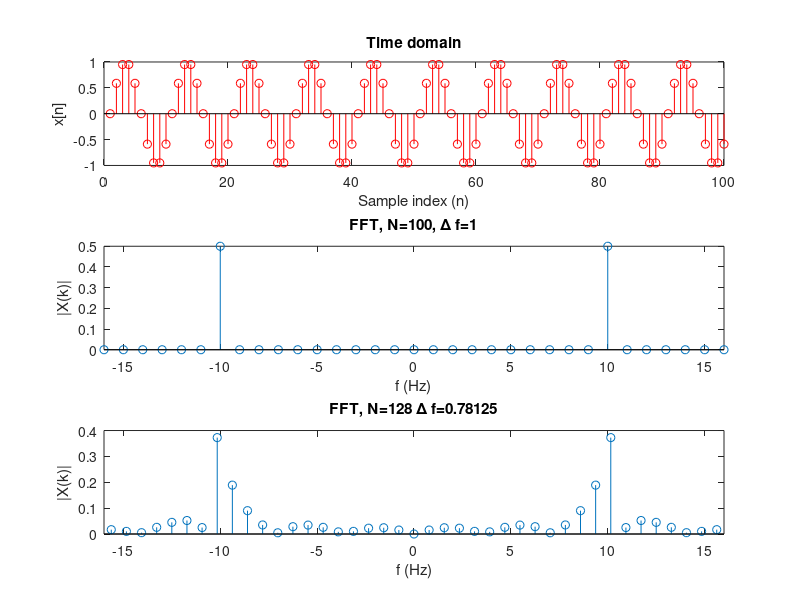

MATLAB code for this plot:
% explores the leakage effect of DFT/FFT
close all
clear all
Fx=10; %Frequency of the sinusoid
Fs=100; %Sampling Frequency
observationTime = 1; %observation time in seconds
t=0:1/Fs:observationTime-1/Fs; %time base
x=sin(2*pi*Fx*t);%sampled sine wave

N=length(t); %DFT length same as signal length
X1 = 1/N*fftshift(fft(x,N));%N-point complex DFT of x
f1=(-N/2:1:N/2-1)*Fs/N; %frequencies on x-axis, Fs/N is the frequency resolution

N=128; %DFT length
X2 = 1/N*fftshift(fft(x,N));%N-point complex DFT of x
f2=(-N/2:1:N/2-1)*Fs/N; %frequencies on x-axis, Fs/N is the frequency resolution

figure;
subplot(3,1,1);stem(x,'r')
title('Time domain');xlabel('Sample index (n)');ylabel('x[n]');
subplot(3,1,2);stem(f1,abs(X1)); %magnitudes vs frequencies
xlim([-16,16]);title(['FFT, N=100, \Delta f=',num2str(Fs/100)]);xlabel('f (Hz)'); ylabel('|X(k)|');
subplot(3,1,3);stem(f2,abs(X2)); %magnitudes vs frequencies
xlim([-16,16]);title(['FFT, N=',num2str(N),' \Delta f=',num2str(Fs/N)]);xlabel('f (Hz)'); ylabel('|X(k)|');